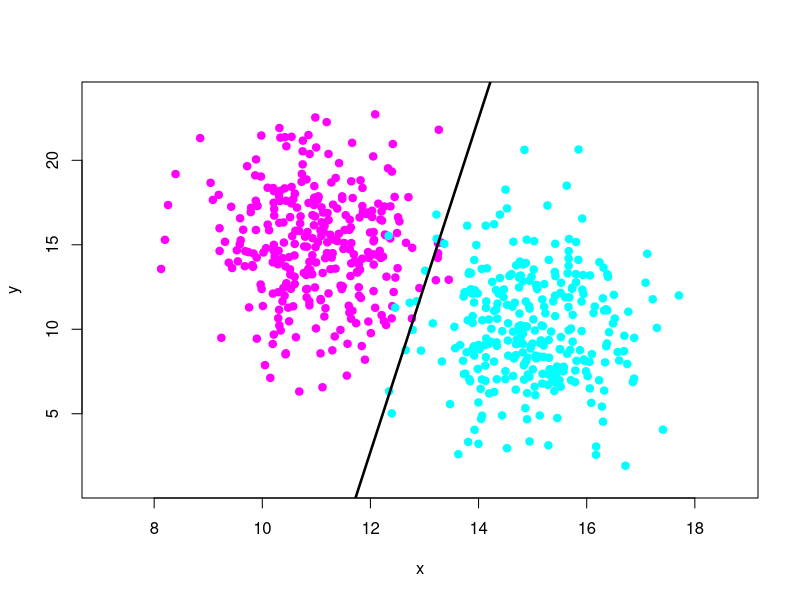

Recreate this plot in R.
library("MASS")

n <- 300
sigma1 <- matrix(c(1, 0, 0, 10), 2, 2)

mu1 <- c(11, 15)
mu2 <- c(15, 10)

xc1 <- mvrnorm(n=n, mu = mu1, Sigma = sigma1)
xc2 <- mvrnorm(n=n, mu = mu2, Sigma = sigma1)

plotxmin <- min(xc1[,1], xc2[,1]) - 1
plotymin <- min(xc1[,2], xc2[,2]) - 1
plotxmax <- max(xc1[,1], xc2[,1]) + 1
plotymax <- max(xc1[,2], xc2[,2]) + 1
plot(c(), type="n", xlab = "x", ylab = "y", xlim=c(plotxmin, plotxmax), ylim = c(plotymin, plotymax))

colors <- c("magenta", "cyan")
points(xc1, pch=21, col=colors[1], bg=colors[1])
points(xc2, pch=21, col=colors[2], bg=colors[2])

estimateMu <- function(xs) {
  l <- dim(xs)[2]
  res <- matrix(NA, 1, l)
  for (i in seq(l)) {
    res[1, i] <- mean(xs[,i])
  }
  return(res)
}

estimateSigma <- function(xs1, mu1, xs2, mu2) {
  rows1 <- dim(xs1)[1]
  cols <- dim(xs1)[2]
  rows2 <- dim(xs2)[1]
  
  res <- matrix(0, cols, cols)
  for (i in seq(rows1)) {
    res <- res + t(xs1[i,] - mu1) %*% (xs1[i,] - mu1)
  }
  for (i in seq(rows2)) {
    res <- res + t(xs2[i,] - mu2) %*% (xs2[i,] - mu2)
  }
  
  return(res/(rows1 + rows2 + 2))
}

getFunc <- function(sigma, mu1, mu2) {
  d <- det(sigma)
  invs <- solve(sigma)
  
  b <- invs %*% t(mu1) - invs %*% t(mu2)
  
  D <- -2 * b[1, 1] # x
  E <- -2 * b[2, 1] # y
  G <- c(mu1 %*% invs %*% t(mu1) - mu2 %*% invs %*% t(mu2))
  
  func <- function(x, y) {
    x*D + y*E + G
  }
  
  return(func)
}

mu1 <- estimateMu(xc1)
mu2 <- estimateMu(xc2)
sigma1 <- estimateSigma(xc1, mu1, xc2, mu2)

func <- getFunc(sigma1, mu1, mu2)

x <- seq(plotxmin-5, plotxmax+5, len = 100)
y <- seq(plotymin-5, plotymax+5, len = 100)
z <- outer(x, y, func)
contour(x, y, z, levels = 0, add = TRUE, drawlabels = TRUE, lwd = 2.5)